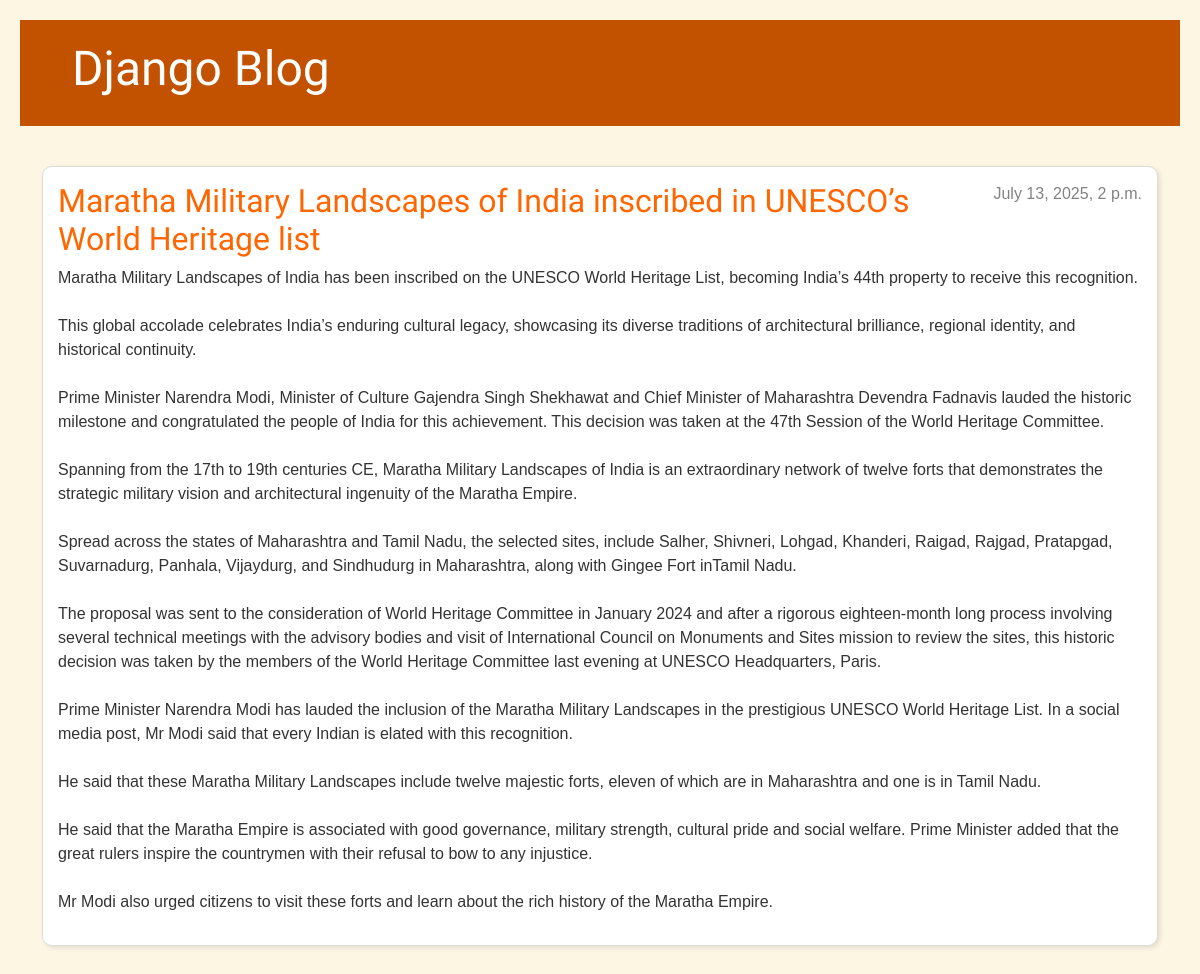
The app's page /post/1/ with its own data.
### blog/models.py (models this page shows, shortened)
class Post(models.Model):
    author = models.ForeignKey('auth.User', on_delete=models.CASCADE)
    title = models.CharField(max_length=200)
    text = models.TextField()
    created_date = models.DateTimeField(default=timezone.now)
    published_date = models.DateTimeField(blank=True, null=True)

### blog/views.py (the view)
# urls.py: path('post/<int:pk>/', views.post_detail, name='post_detail'),
def post_detail(request, pk):
    post = get_object_or_404(Post, pk=pk)
    return render(request, 'blog/post_detail.html', {'post': post})

### blog/templates/blog/post_detail.html
{% extends 'blog/base.html' %}
{% block content %}
    <article class="post">
        {% if post.published_date %}
            <time class="date">
                {{ post.published_date }}
            </time>
        {% endif %}
        <h2>{{ post.title }}</h2>
        <p>{{ post.text|linebreaksbr }}</p>
    </article>
{% endblock %}

### blog/static/css/blog.css (style rules this page uses)
body { background-color: #fdf6e3; font-family: 'Arial', sans-serif; color: #333; padding: 20px; }
h1, h2 { color: #ff6600; }
article { background-color: white; border: 1px solid #ddd; padding: 15px; margin-bottom: 20px; border-radius: 10px; box-shadow: 2px 2px 5px rgba(0,0,0,0.1); }
h1, h2, h3, h4 { font-family: 'Lobster', cursive; }
.date { color: #828282; }
.post { margin-bottom: 70px; }
.post > .date, .post > .actions { float: right; }

### records on screen
Post: published_date "July 13, 2025, 2 p.m.", title "Maratha Military Landscapes of India inscribed in UNESCO’s World Heritage list", text "Maratha Military Landscapes of India has been inscribed on the UNESCO World Heritage List, becoming India’s 44th property to receive this recognition. This global accolade celebrates India’s enduring cultural legacy, showcasing its diverse traditions of architectural brilliance, regional identity, and historical continuity. Prime Minister Narendra Modi, Minister of Culture Gajendra Singh Shekhawat and Chief Minister of Maharashtra Devendra Fadnavis lauded the historic milestone and congratulated the people of India for this achievement. This decision was taken at the 47th Session of the World Heritage Committee. Spanning from the 17th to 19th centuries CE, Maratha Military Landscapes of…"
